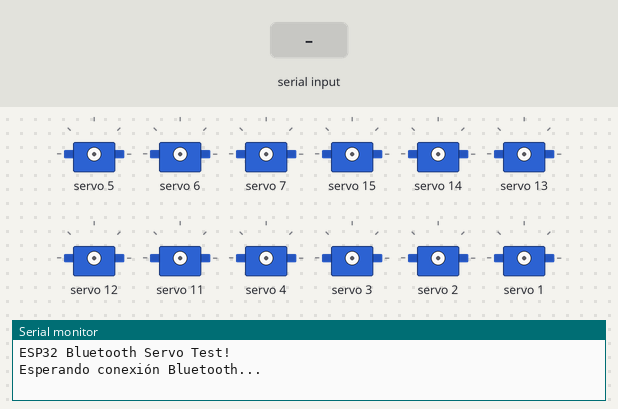
The sketch below on a simulated ESP32. Shown: 12 × servo, the last lines printed to the serial monitor. Inputs (shaded band) come from the test bench. Nothing arrives over Bluetooth unless stated.

Above: at 1.2 s.
1.3 s: "1\n" received over the second serial link
3.8 s: "0\n" received over the second serial link
5.4 s: "2\n" received over the second serial link
At 5.9 s:
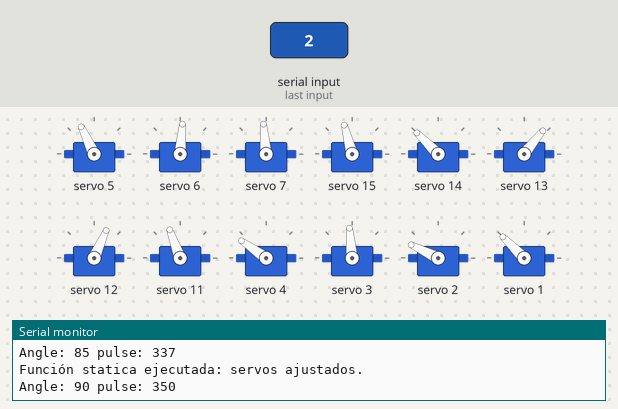
Timing chart, 0 to 8.4 s (numbered marks = the images above; inputs shaded):
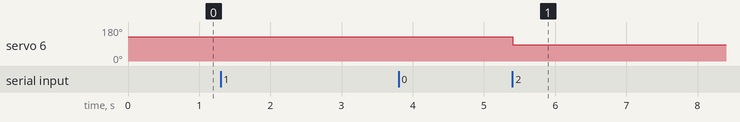

Measured:
- after the input at 5.4 s, servo 6: 129° → 85° at once

The sketch:

sketch_nov28a.ino
```cpp
#include <Wire.h>
#include <Adafruit_PWMServoDriver.h>
#include <BluetoothSerial.h>

// Llamamos a las placas, con las direcciones predeterminadas 0x40 y 0x41
Adafruit_PWMServoDriver board1 = Adafruit_PWMServoDriver(0x40);
Adafruit_PWMServoDriver board2 = Adafruit_PWMServoDriver(0x41);

BluetoothSerial SerialBT;  // Crear objeto de Bluetooth Serial

#define SERVOMIN  125 // Este es el valor mínimo del pulso (de 0 a 4095)
#define SERVOMAX  575 // Este es el valor máximo del pulso (de 0 a 4095)

// Función para convertir el ángulo a un valor de pulso
int angleToPulse(int ang) {
  int pulse = map(ang, 0, 180, SERVOMIN, SERVOMAX);  // Convertimos el ángulo de 0-180 a un valor de pulso
  Serial.print("Angle: ");
  Serial.print(ang);
  Serial.print(" pulse: ");
  Serial.println(pulse);
  return pulse;
}

void setup() {
  Serial.begin(9600);  // Inicializamos el puerto serie para depuración por USB
  SerialBT.begin("ESP32_Servo_Controller");  // Nombre del dispositivo Bluetooth

  Serial.println("ESP32 Bluetooth Servo Test!");

  board1.begin();
  board2.begin();
  board1.setPWMFreq(60);  // Los servos analógicos funcionan a ~60 Hz de frecuencia de actualización
  board2.setPWMFreq(60);

  Serial.println("Esperando conexión Bluetooth...");
}

// Función para ajustar servos a posiciones específicas
void statica() {
  board1.setPWM(15, 0, angleToPulse(110));
  board1.setPWM(14, 0, angleToPulse(140));
  board1.setPWM(13, 0, angleToPulse(55));
  board1.setPWM(12, 0, angleToPulse(70));
  board1.setPWM(11, 0, angleToPulse(115));
  board1.setPWM(4, 0, angleToPulse(150));
  board1.setPWM(3, 0, angleToPulse(100));
  board1.setPWM(2, 0, angleToPulse(160));
  board1.setPWM(1, 0, angleToPulse(140));
  board1.setPWM(0, 0, angleToPulse(85));

  // Enviar mensaje por Bluetooth
  SerialBT.println("Posición huevos establecida");

  // Mensaje para depuración
  Serial.println("Función statica ejecutada: servos ajustados.");
}

void manoDerecha() {
  // hombro (servo 5): mueve hacia adelante (elevación del brazo)
  board1.setPWM(5, 0, angleToPulse(120)); // Ajusta el ángulo para mover el hombro hacia enfrente
  delay(500);
  // brazo (servo 6): ajusta el brazo para alinear con el hombro
  board1.setPWM(6, 0, angleToPulse(135)); // Ajusta según la posición deseada
  delay(500);
  // antebrazo (servo 7): mantén el antebrazo recto o en un ángulo específico
  board1.setPWM(7, 0, angleToPulse(100)); // Recto o ajustado hacia adelante
  delay(500);
  // Enviar mensaje por Bluetooth
  SerialBT.println("Mano derecha ajustada hacia enfrente");
}

void golpearDerecha(){
  board1.setPWM(6, 0, angleToPulse(90));
  SerialBT.println("Golpe derecho asestado");
}


void loop() {
  // Verificamos si hay datos disponibles por Bluetooth
  if (SerialBT.available() > 0) {
    String input = SerialBT.readStringUntil('\n');  // Lee el comando como String
    input.trim();  // Elimina espacios y caracteres como '\n' o '\r'

    if (input == "1") {  // Compara con el comando "1"
      manoDerecha();
    } else if (input == "0") {  // Comando para función statica
      statica();
    } else if (input == "2") {
      golpearDerecha();
    } else {
      SerialBT.println("Comando no reconocido");
    }
  }
}
```
